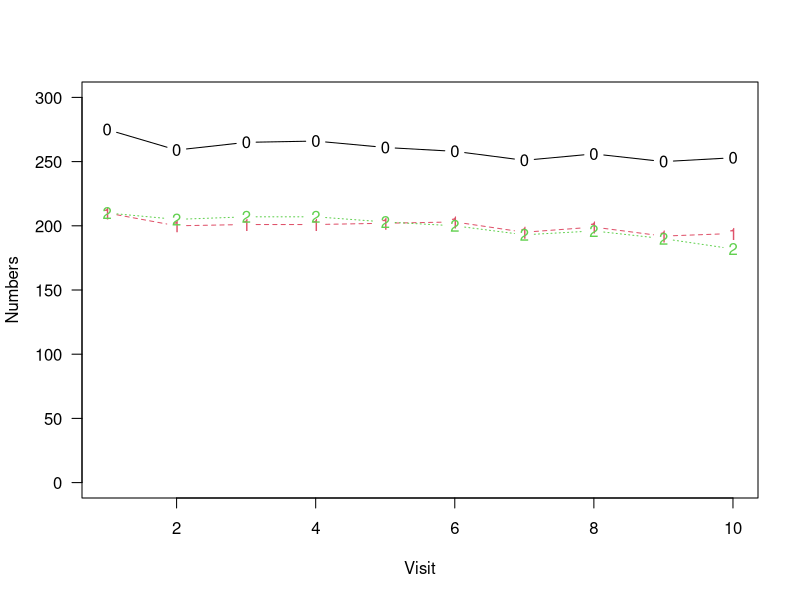
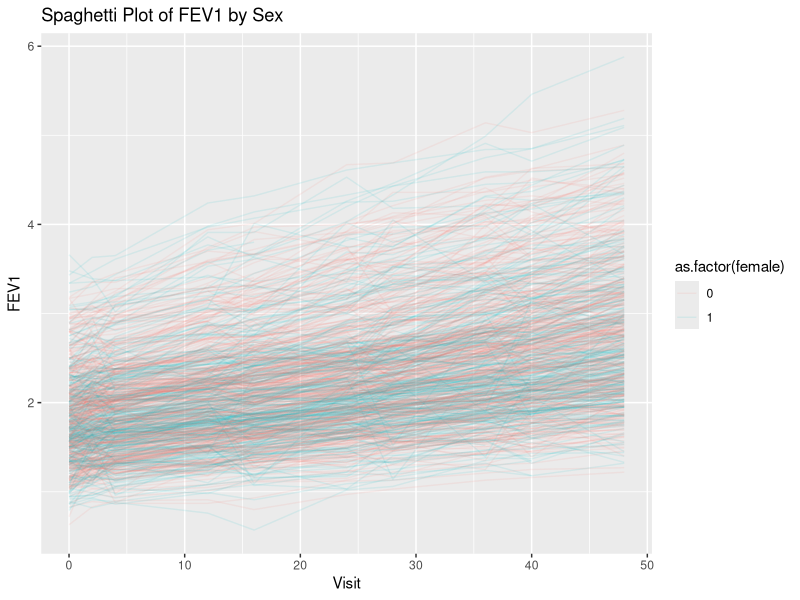
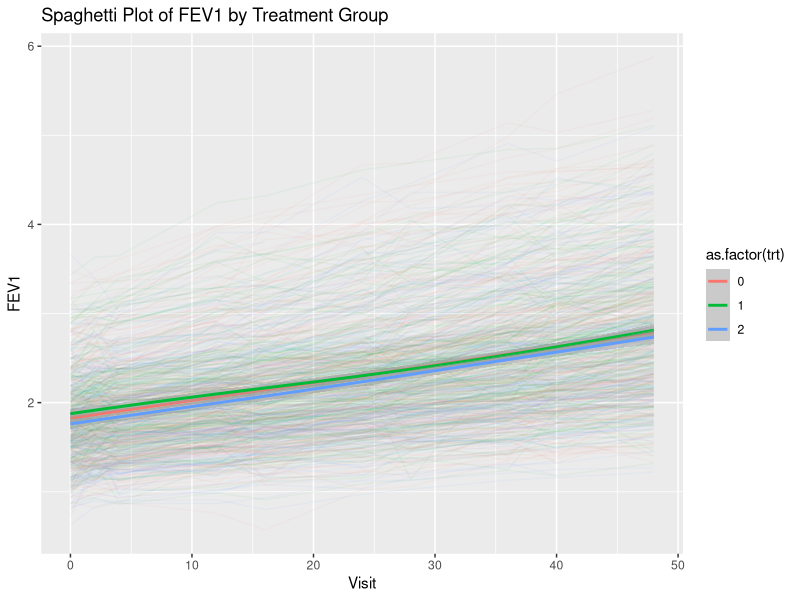
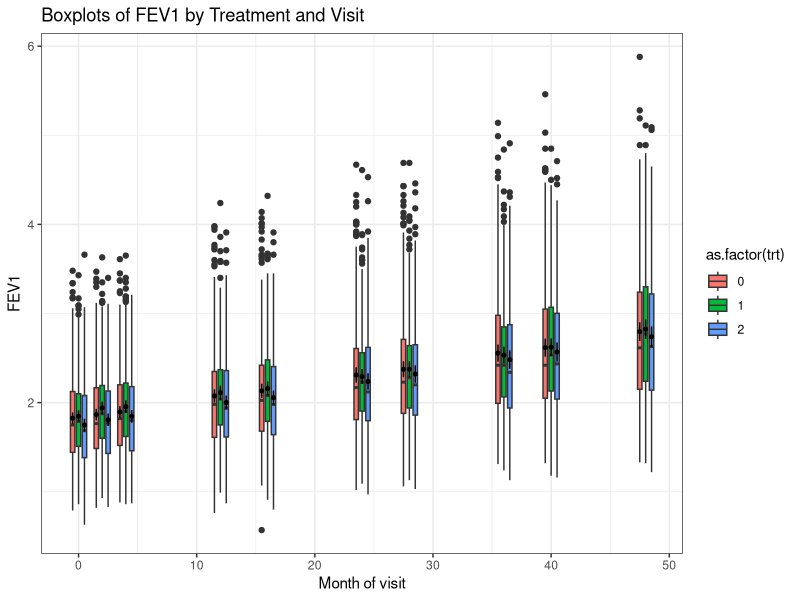

Write R code to recreate these figures, in order. (Note: a time limit stopped this script after it produced the figures.)
## ---- chunk 1
knitr::opts_chunk$set(echo = TRUE)
library(dplyr)
library(ggplot2)
library(nlme)
## ---- chunk 2
setwd("/Users/szeger/OneDrive - Johns Hopkins University/professional/courses/bio650s/bio655.2022/projects/project1")
#
#
df = read.csv(file = "camp_primary.csv")
df = df %>%
  rename(female=gender, fev=POSFEV)
head(df)
dim(df); dim(df[complete.cases(df),])
df.cc=df[complete.cases(df),]
## ---- chunk 3
# tabulate the number of observations over time for each treatment group
tab1=table(df$trt,df$visit)
tab1.m1=table(df$visit)
tab1.m2=table(df$trt)
tab1.all=rbind(tab1,tab1.m1)
rownames(tab1.all)[4]="total"
tab1.all=cbind(tab1.all,c(tab1.m2,sum(tab1.m2)))
colnames(tab1.all)[11]="total"
print(tab1.all)
#
temp=t(tab1.all);temp=temp[-nrow(temp),-ncol(temp)]
matplot(temp,type="b",pch=c("0","1","2"),ylab="Numbers",xlab="Visit",ylim=c(0,300),las=1)
#
## ---- chunk 4
ggplot(df,aes(x=visitc,y=fev,group=id,col=as.factor(female))) + 
  geom_line(alpha=0.1) + xlab("Visit") + ylab("FEV1") + labs(title ="Spaghetti Plot of FEV1 by Sex")
## ---- chunk 5
ggplot(df,aes(x=visitc,y=fev,group=id,col=as.factor(trt))) + 
  geom_line(alpha=0.05) + xlab("Visit") + ylab("FEV1") + labs(title ="Spaghetti Plot of FEV1 by Treatment Group") +
  geom_smooth(aes(x=visitc,y=fev,group=as.factor(trt)))
## ---- chunk 6
# distribution of the outcome fev versus visit for the three treatment groups
df_summaries <- df.cc %>% 
  mutate(visitc_new = ifelse(trt == 0, visitc - 0.5,ifelse(trt == 1, visitc, visitc + 0.5))) %>%
  group_by(visitc_new) %>%
  summarize(mean_fev = mean(fev),
            sd_fev = sd(fev),
            n = n())
df.cc %>%
  mutate(visitc_new = ifelse(trt == 0, visitc - 0.5,
                        ifelse(trt == 1, visitc, visitc + 0.5))) %>%
  ggplot(aes(x=visitc_new, y=fev, group = visitc_new)) + 
    geom_boxplot(aes(fill = as.factor(trt))) +
    xlab("Month of visit") + ylab("FEV1") + 
    ggtitle("Boxplots of FEV1 by Treatment and Visit") + theme_bw() + 
    geom_pointrange(data=df_summaries,size=0.1,color="black",
        aes(x = visitc_new, 
            y = mean_fev, 
            ymin = mean_fev - 2*sd_fev/sqrt(n), 
            ymax = mean_fev + 2*sd_fev/sqrt(n)))
## ---- chunk 7
df.cc = df.cc %>% mutate(time=(visitc/48),time2=time*time)
reg.ols1a = lm(data=df.cc,fev ~ time + time2 + (time + time2):as.factor(trt))
sum.ols1a=summary(reg.ols1a)
sum.ols1a
reg.ols1b = lm(data=df.cc,fev ~ time  + time:as.factor(trt))
sum.ols1b=summary(reg.ols1b)
reg.ols2 = lm(data=df.cc,fev ~ time + time:as.factor(trt))
sum.ols2=summary(reg.ols2)
sum.ols2
#
## ---- chunk 8
#
#
reg.gls1 = gls(data=df.cc,
               fev ~ time + time:as.factor(trt),
               correlation=corSymm(form=~visit|id)
               )
sum.gls1 = summary(reg.gls1)
sum.gls1
reg.gls2 = gls(data=df.cc,
               fev ~ time*as.factor(trt),
               correlation=corSymm(form=~visit | id)
               )
sum.gls2 = summary(reg.gls2)
sum.gls2
#
#
# make a table to compare ols to gls for model 2
#
result1=cbind(sum.ols1b$coefficients[,1:2],sum.gls1$coefficients,sqrt(diag(sum.gls1$varBeta)))
colnames(result1)=c("est.ols","se.ols","est.gls","se.gls")
## ---- chunk 9
df.cc = df.cc %>% mutate(age_visit=age_rz+visitc/12)
df.cc=df.cc %>% ungroup() %>% mutate(age_visit_c=age_visit-mean(age_visit),age_visit2=age_visit_c^2)
ggplot(data=df.cc,aes(x=age_visit_c, y =fev, group=id)) + geom_line(alpha=0.1) + xlab("Age (years)") + ylab("FEV") 
#+ geom_abline(intercept=2.22,slope=.0736,col="red") + #geom_abline(intercept=2.22,slope=.22,col="green")
#
reg.ols3 = lm(data=df.cc,
               fev ~ age_visit_c
               )
sum.ols3 = summary(reg.ols3)
sum.ols3
reg.gls3 = gls(data=df.cc,
               fev ~ age_visit_c,
               correlation=corSymm(form=~visit | id)
               )
sum.gls3 = summary(reg.gls3)
sum.gls3
#
result2=cbind(sum.ols3$coefficients[,1:2],sum.gls3$coefficients,sqrt(diag(sum.gls3$varBeta)))
